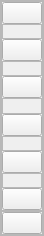
     <widget class="QFrame" name="icons">
      <property name="maximumSize">
       <size>
        <width>40</width>
        <height>16777215</height>
       </size>
      </property>
      <property name="whatsThis">
       <string/>
      </property>
      <property name="styleSheet">
       <string notr="true">QPushButton{
}
QPushButton::hover{
	border: 0.5px solid rgb(230, 5, 64);
	border-radius: 40px;
}
QPushButton::pressed{
	border: 3px solid rgb(230, 5, 64);
	border-radius: 40px;
}</string>
      </property>
      <property name="frameShape">
       <enum>QFrame::StyledPanel</enum>
      </property>
      <property name="frameShadow">
       <enum>QFrame::Raised</enum>
      </property>
      <layout class="QVBoxLayout" name="verticalLayout_6">
       <property name="spacing">
        <number>0</number>
       </property>
       <property name="leftMargin">
        <number>0</number>
       </property>
       <property name="topMargin">
        <number>0</number>
       </property>
       <property name="rightMargin">
        <number>0</number>
       </property>
       <property name="bottomMargin">
        <number>0</number>
       </property>
       <item alignment="Qt::AlignTop">
        <widget class="QFrame" name="frame_5">
         <property name="sizePolicy">
          <sizepolicy hsizetype="Preferred" vsizetype="Expanding">
           <horstretch>0</horstretch>
           <verstretch>0</verstretch>
          </sizepolicy>
         </property>
         <property name="frameShape">
          <enum>QFrame::StyledPanel</enum>
         </property>
         <property name="frameShadow">
          <enum>QFrame::Raised</enum>
         </property>
         <layout class="QVBoxLayout" name="verticalLayout_7">
          <property name="spacing">
           <number>0</number>
          </property>
          <property name="leftMargin">
           <number>0</number>
          </property>
          <property name="topMargin">
           <number>0</number>
          </property>
          <property name="rightMargin">
           <number>0</number>
          </property>
          <property name="bottomMargin">
           <number>0</number>
          </property>
          <item>
           <widget class="QPushButton" name="my_profile">
            <property name="text">
             <string/>
            </property>
            <property name="icon">
             <iconset resource="icons.qrc">
              <normaloff>:/icons/icons/user.svg</normaloff>:/icons/icons/user.svg</iconset>
            </property>
            <property name="iconSize">
             <size>
              <width>25</width>
              <height>25</height>
             </size>
            </property>
            <property name="autoDefault">
             <bool>false</bool>
            </property>
           </widget>
          </item>
          <item>
           <widget class="QFrame" name="frame_9">
            <property name="sizePolicy">
             <sizepolicy hsizetype="Preferred" vsizetype="Preferred">
              <horstretch>0</horstretch>
              <verstretch>0</verstretch>
             </sizepolicy>
            </property>
            <property name="minimumSize">
             <size>
              <width>0</width>
              <height>15</height>
             </size>
            </property>
            <property name="maximumSize">
             <size>
              <width>16777215</width>
              <height>15</height>
             </size>
            </property>
            <property name="frameShape">
             <enum>QFrame::StyledPanel</enum>
            </property>
            <property name="frameShadow">
             <enum>QFrame::Raised</enum>
            </property>
           </widget>
          </item>
          <item>
           <widget class="QPushButton" name="workouts">
            <property name="text">
             <string/>
            </property>
            <property name="icon">
             <iconset resource="icons.qrc">
              <normaloff>:/icons/icons/calendar.svg</normaloff>:/icons/icons/calendar.svg</iconset>
            </property>
            <property name="iconSize">
             <size>
              <width>25</width>
              <height>25</height>
             </size>
            </property>
           </widget>
          </item>
          <item>
           <widget class="QFrame" name="frame_10">
            <property name="minimumSize">
             <size>
              <width>0</width>
              <height>15</height>
             </size>
            </property>
            <property name="maximumSize">
             <size>
              <width>16777215</width>
              <height>15</height>
             </size>
            </property>
            <property name="frameShape">
             <enum>QFrame::StyledPanel</enum>
            </property>
            <property name="frameShadow">
             <enum>QFrame::Raised</enum>
            </property>
           </widget>
          </item>
          <item>
           <widget class="QPushButton" name="my_records">
            <property name="text">
             <string/>
            </property>
            <property name="icon">
             <iconset resource="icons.qrc">
              <normaloff>:/icons/icons/award.svg</normaloff>:/icons/icons/award.svg</iconset>
            </property>
            <property name="iconSize">
             <size>
              <width>25</width>
              <height>25</height>
             </size>
            </property>
           </widget>
          </item>
          <item>
           <widget class="QFrame" name="frame_11">
            <property name="minimumSize">
             <size>
              <width>0</width>
              <height>16</height>
             </size>
            </property>
            <property name="maximumSize">
             <size>
              <width>16777215</width>
              <height>16</height>
             </size>
            </property>
            <property name="frameShape">
             <enum>QFrame::StyledPanel</enum>
            </property>
            <property name="frameShadow">
             <enum>QFrame::Raised</enum>
            </property>
           </widget>
          </item>
          <item>
           <widget class="QPushButton" name="connect_developers">
            <property name="text">
             <string/>
            </property>
            <property name="icon">
             <iconset resource="icons.qrc">
              <normaloff>:/icons/icons/twitch.svg</normaloff>:/icons/icons/twitch.svg</iconset>
            </property>
            <property name="iconSize">
             <size>
              <width>25</width>
              <height>25</height>
             </size>
            </property>
           </widget>
          </item>
          <item>
           <widget class="QFrame" name="frame_12">
            <property name="minimumSize">
             <size>
              <width>0</width>
              <height>15</height>
             </size>
            </property>
            <property name="maximumSize">
             <size>
              <width>16777215</width>
              <height>15</height>
             </size>
            </property>
            <property name="frameShape">
             <enum>QFrame::StyledPanel</enum>
            </property>
            <property name="frameShadow">
             <enum>QFrame::Raised</enum>
            </property>
           </widget>
          </item>
          <item>
           <widget class="QPushButton" name="settings">
            <property name="text">
             <string/>
            </property>
            <property name="icon">
             <iconset resource="icons.qrc">
              <normaloff>:/icons/icons/tool.svg</normaloff>:/icons/icons/tool.svg</iconset>
            </property>
            <property name="iconSize">
             <size>
              <width>25</width>
              <height>25</height>
             </size>
            </property>
           </widget>
          </item>
          <item>
           <widget class="QFrame" name="frame_13">
            <property name="minimumSize">
             <size>
              <width>0</width>
              <height>15</height>
             </size>
            </property>
            <property name="maximumSize">
             <size>
              <width>16777215</width>
              <height>15</height>
             </size>
            </property>
            <property name="frameShape">
             <enum>QFrame::StyledPanel</enum>
            </property>
            <property name="frameShadow">
             <enum>QFrame::Raised</enum>
            </property>
           </widget>
          </item>
          <item>
           <widget class="QPushButton" name="give_mark">
            <property name="text">
             <string/>
            </property>
            <property name="icon">
             <iconset resource="icons.qrc">
              <normaloff>:/icons/icons/thumbs-up.svg</normaloff>:/icons/icons/thumbs-up.svg</iconset>
            </property>
            <property name="iconSize">
             <size>
              <width>25</width>
              <height>25</height>
             </size>
            </property>
           </widget>
          </item>
         </layout>
        </widget>
       </item>
       <item alignment="Qt::AlignBottom">
        <widget class="QFrame" name="frame_8">
         <property name="frameShape">
          <enum>QFrame::StyledPanel</enum>
         </property>
         <property name="frameShadow">
          <enum>QFrame::Raised</enum>
         </property>
         <layout class="QVBoxLayout" name="verticalLayout_8">
          <property name="spacing">
           <number>0</number>
          </property>
          <property name="leftMargin">
           <number>0</number>
          </property>
          <property name="topMargin">
           <number>0</number>
          </property>
          <property name="rightMargin">
           <number>0</number>
          </property>
          <property name="bottomMargin">
           <number>0</number>
          </property>
          <item>
           <widget class="QPushButton" name="maximize_bottom">
            <property name="text">
             <string/>
            </property>
            <property name="icon">
             <iconset resource="icons.qrc">
              <normaloff>:/icons/icons/external-link.svg</normaloff>:/icons/icons/external-link.svg</iconset>
            </property>
            <property name="iconSize">
             <size>
              <width>20</width>
              <height>20</height>
             </size>
            </property>
           </widget>
          </item>
         </layout>
        </widget>
       </item>
      </layout>
     </widget>
